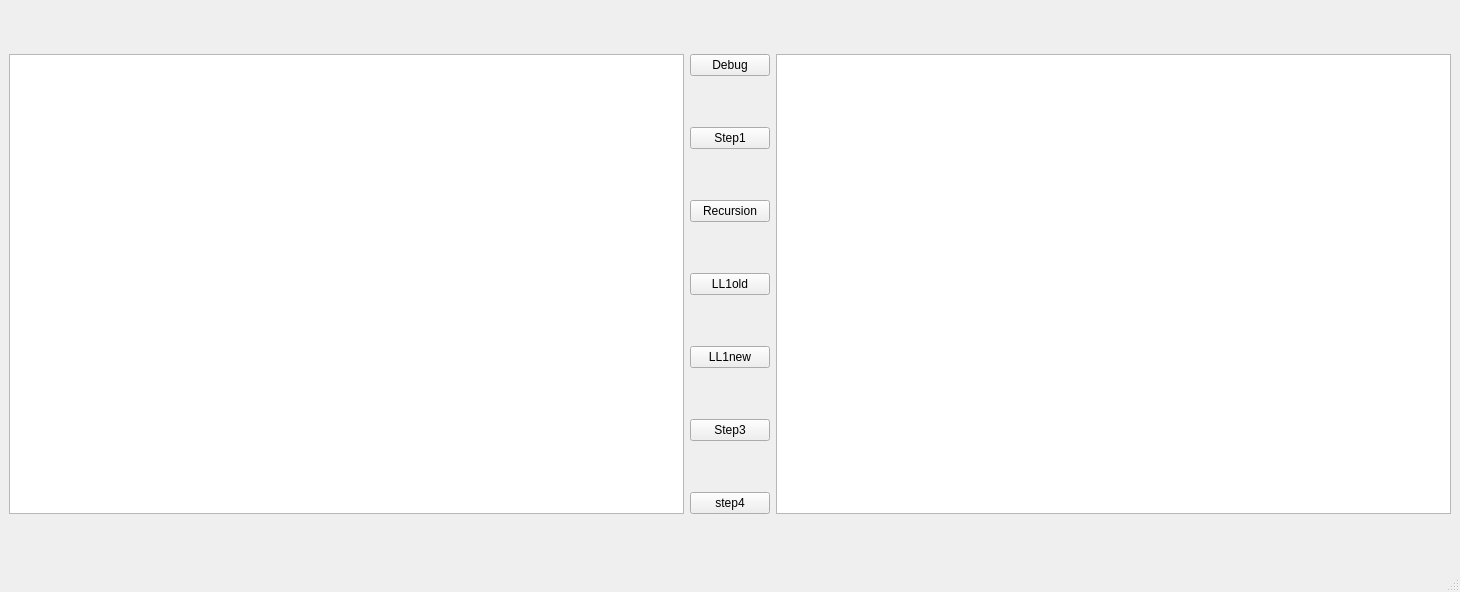
<?xml version="1.0" encoding="UTF-8"?>
<ui version="4.0">
 <class>MainWindow</class>
 <widget class="QMainWindow" name="MainWindow">
  <property name="geometry">
   <rect>
    <x>0</x>
    <y>0</y>
    <width>1460</width>
    <height>592</height>
   </rect>
  </property>
  <property name="windowTitle">
   <string>MainWindow</string>
  </property>
  <widget class="QWidget" name="centralwidget">
   <layout class="QGridLayout" name="gridLayout">
    <item row="0" column="0" rowspan="7">
     <widget class="QPlainTextEdit" name="plainTextEdit"/>
    </item>
    <item row="0" column="1">
     <widget class="QPushButton" name="pushButton">
      <property name="text">
       <string>Debug</string>
      </property>
     </widget>
    </item>
    <item row="0" column="2" rowspan="7">
     <widget class="QTextBrowser" name="textBrowser"/>
    </item>
    <item row="1" column="1">
     <widget class="QPushButton" name="pushButton_2">
      <property name="text">
       <string>Step1</string>
      </property>
     </widget>
    </item>
    <item row="2" column="1">
     <widget class="QPushButton" name="pushButton_3">
      <property name="text">
       <string>Recursion</string>
      </property>
     </widget>
    </item>
    <item row="3" column="1">
     <widget class="QPushButton" name="pushButton_4">
      <property name="text">
       <string>LL1old</string>
      </property>
     </widget>
    </item>
    <item row="4" column="1">
     <widget class="QPushButton" name="pushButton_5">
      <property name="text">
       <string>LL1new</string>
      </property>
     </widget>
    </item>
    <item row="5" column="1">
     <widget class="QPushButton" name="pushButton_6">
      <property name="text">
       <string>Step3</string>
      </property>
     </widget>
    </item>
    <item row="6" column="1">
     <widget class="QPushButton" name="pushButton_7">
      <property name="text">
       <string>step4</string>
      </property>
     </widget>
    </item>
   </layout>
  </widget>
  <widget class="QMenuBar" name="menubar">
   <property name="geometry">
    <rect>
     <x>0</x>
     <y>0</y>
     <width>1460</width>
     <height>17</height>
    </rect>
   </property>
  </widget>
  <widget class="QStatusBar" name="statusbar"/>
 </widget>
 <resources/>
 <connections/>
</ui>
